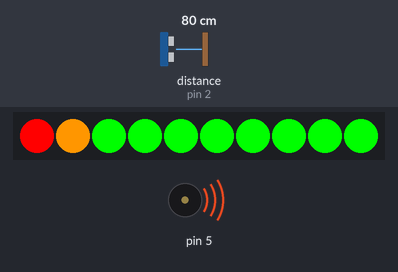
Recording of a sketch running on a simulated Arduino Uno, built with avr-gcc and run on an emulated ATmega328P. On the bench: 10 RGB LEDs in strip order, left to right, buzzer (waves = sounding). Wiring (inferred from the names in the program): ultrasonic range finder: trigger pin 2; echo pin 2. Inputs (shaded band) come from the test bench; at power-on: distance to the obstacle (sensor on pin 2) 80 cm. The echo pulse lasts 58.3 µs per cm.

Above: at 0.06 s.
1.3 s: distance to the obstacle (sensor on pin 2) set to 23 cm
2.8 s: distance to the obstacle (sensor on pin 2) set to 18 cm
At 5.4 s:
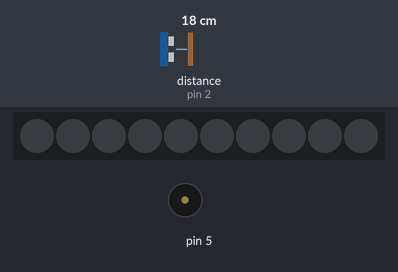
5.8 s: distance to the obstacle (sensor on pin 2) set to 2 cm
At 6.6 s:
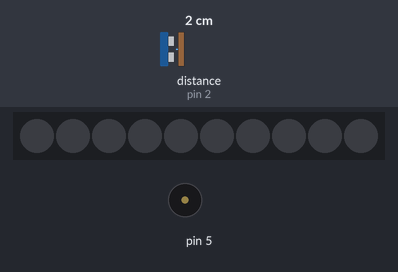
8.8 s: distance to the obstacle (sensor on pin 2) set to 4 cm
Timing chart, 0 to 11.6 s (numbered marks = the images above; inputs shaded):
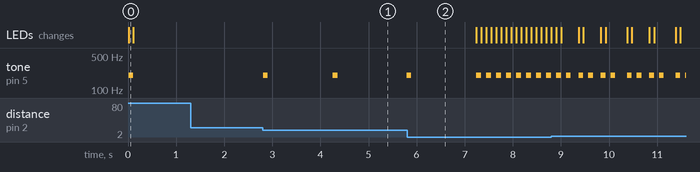

The sketch:

shorter_experimental_program.ino
```cpp
#include <Grove_LED_Bar.h>

//Assigniation

//Ultrason
const int signalPin = 2; //Broche de l'Ultrason

// LED Bar
const int clockPin = 4;
const int dataPin = 3;
Grove_LED_Bar bar(clockPin, dataPin, 0); // Clock pin, Data pin, Orientation

//Valeurs
long duration; //Variable pour la durée du ping
long cm; //Variable pour la distance du ping

//Initialisation
void setup()
{
 Serial.begin(9600);

 //Led Bar
 bar.begin();
 pinMode(dataPin, OUTPUT);

}

//Boucle
void loop()
{
  //Signal
  pinMode(signalPin, OUTPUT);
  digitalWrite(signalPin, LOW); //Initialise le signal
  delayMicroseconds(2); //Délai
  digitalWrite(signalPin, HIGH); //Activer l'impulsion du signal
  delayMicroseconds(5); //Délai
  digitalWrite(signalPin, LOW); //Désactive l'impulsion du signal pour créer une courte impulsion (permet d'avoir un meilleur ping)

  pinMode(signalPin, INPUT); //Pour pouvoir lire la durée du signal
  duration = pulseIn(signalPin, HIGH); //Assigner à la variable

  if(cm > 20){
    bar.setLevel(0);
  }

  if (cm <= 20 && cm > 2){
    cm /= 2;

    for(int cm2 = cm; cm2 == 0; cm2-=1){
      bar.setLed(cm2, 1);
      Serial.println("CM2 = " + cm2);
    }
  }
  else {
    bar.setLed(cm, 0);
  }

  if (cm <= 2){
    bar.setLed(1, 1);
    bar.setLevel(10);
    tone(5, 200, 100);
    delay(100);
    bar.setLevel(0);
    delay(100);
  }
  else {
    bar.setLed(1, 0);
  }

  cm = duration / 29 / 2;

  if(cm <= 20 && cm > 2){
    //Fais un bip
    duration = cm * 85;
    tone(5, 200, 100);
    delay(duration);
    //Eteint le bip
  }
}
```

Measured:
- the behaviour switches between 22 and 21 cm on distance to the obstacle (sensor on pin 2) (found by bisection; images 0 and 1)
- after the input at 1.3 s, every drawn part: stays the same
- after the input at 2.8 s, tone on pin 5: alternates 200 Hz for 0.10 s and silent for 1.4 s, starting at once
